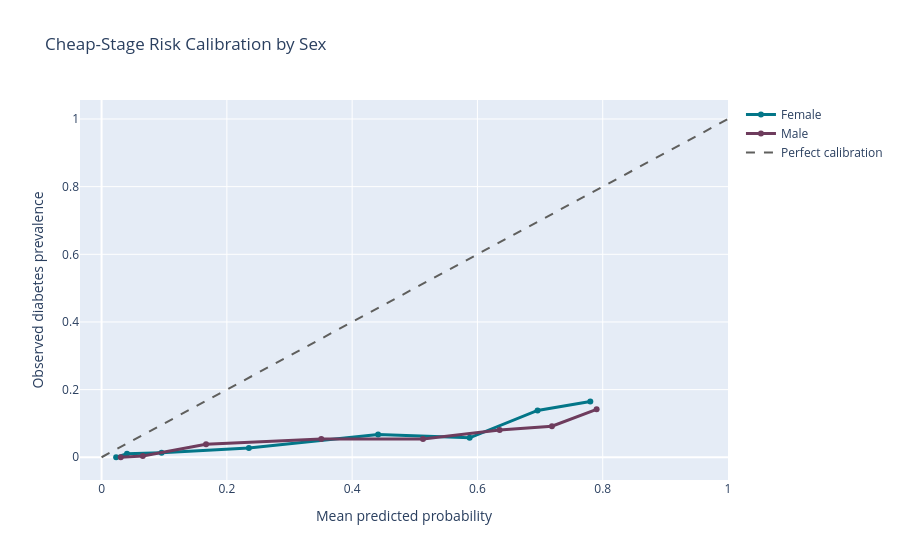

The code cell stored with this chart in its notebook:
### Code cell
if "sex" in analysis_df.columns:

    sex_calibration = (
        build_calibration_curve_table(
            analysis_df,
            "sex",
            TARGET_COL,
            "cheap_probability",
            n_bins=8
        )
    )

    sex_calibration.to_csv(
        TABLE_DIR
        / "step12_calibration_curve_by_sex.csv",
        index=False
    )

    fig = go.Figure()

    colors = [
        PROJECT_COLORS[
            "teal_dark"
        ],
        PROJECT_COLORS[
            "purple_dark"
        ],
        PROJECT_COLORS[
            "green_dark"
        ]
    ]

    for index, (
        group_name,
        group_df
    ) in enumerate(
        sex_calibration.groupby(
            "group",
            observed=True
        )
    ):

        fig.add_trace(
            go.Scatter(
                x=group_df[
                    "mean_predicted"
                ],

                y=group_df[
                    "observed_rate"
                ],

                mode="lines+markers",

                name=str(
                    group_name
                ),

                line=dict(
                    color=colors[
                        index
                        % len(colors)
                    ],
                    width=3
                )
            )
        )

    fig.add_trace(
        go.Scatter(
            x=[0, 1],
            y=[0, 1],
            mode="lines",
            name="Perfect calibration",
            line=dict(
                color=PROJECT_COLORS[
                    "grey_dark"
                ],
                dash="dash"
            )
        )
    )

    fig.update_layout(
        title=(
            "Cheap-Stage Risk Calibration "
            "by Sex"
        ),

        xaxis_title=(
            "Mean predicted probability"
        ),

        yaxis_title=(
            "Observed diabetes prevalence"
        )
    )

    fig.show()

    save_plotly(
        fig,
        "step12_calibration_by_sex"
    )

### Figure 1 — Plotly figure (JSON) as saved in the notebook; plotly's stock layout.template omitted (floating-point values rounded to 4 significant figures)
{"data": [{"line": {"color": "#037688", "width": 3}, "mode": "lines+markers", "name": "Female", "type": "scatter", "x": [0.02325, 0.04062, 0.09579, 0.2352, 0.4414, 0.5876, 0.696, 0.7802], "y": [0.0, 0.01014, 0.01351, 0.02703, 0.06757, 0.05743, 0.1385, 0.165]}, {"line": {"color": "#6E3C5D", "width": 3}, "mode": "lines+markers", "name": "Male", "type": "scatter", "x": [0.03061, 0.06579, 0.1668, 0.3507, 0.5131, 0.6354, 0.7189, 0.7903], "y": [0.0, 0.003831, 0.03831, 0.05364, 0.05364, 0.08046, 0.09195, 0.1418]}, {"line": {"color": "#5F5F5D", "dash": "dash"}, "mode": "lines", "name": "Perfect calibration", "type": "scatter", "x": [0, 1], "y": [0, 1]}], "layout": {"title": {"text": "Cheap-Stage Risk Calibration by Sex"}, "xaxis": {"title": {"text": "Mean predicted probability"}}, "yaxis": {"title": {"text": "Observed diabetes prevalence"}}}}
